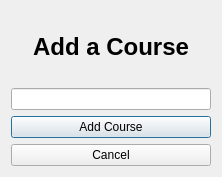
<?xml version="1.0" encoding="UTF-8"?>
<ui version="4.0">
 <class>admin_add_course</class>
 <widget class="QDialog" name="admin_add_course">
  <property name="geometry">
   <rect>
    <x>0</x>
    <y>0</y>
    <width>222</width>
    <height>177</height>
   </rect>
  </property>
  <property name="windowTitle">
   <string>Add Course</string>
  </property>
  <layout class="QVBoxLayout" name="verticalLayout">
   <item>
    <widget class="QLabel" name="label">
     <property name="font">
      <font>
       <pointsize>18</pointsize>
       <weight>75</weight>
       <bold>true</bold>
      </font>
     </property>
     <property name="text">
      <string>Add a Course</string>
     </property>
     <property name="alignment">
      <set>Qt::AlignCenter</set>
     </property>
    </widget>
   </item>
   <item>
    <widget class="QLineEdit" name="addCourseText"/>
   </item>
   <item>
    <widget class="QPushButton" name="addCourseButton">
     <property name="text">
      <string>Add Course</string>
     </property>
    </widget>
   </item>
   <item>
    <widget class="QPushButton" name="pushButton_2">
     <property name="text">
      <string>Cancel</string>
     </property>
    </widget>
   </item>
  </layout>
 </widget>
 <resources/>
 <connections/>
</ui>
